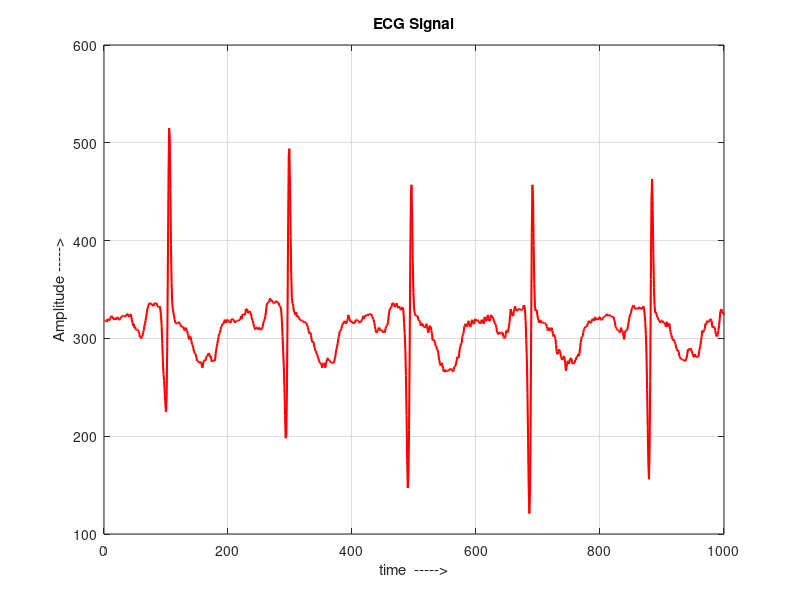

Reproduce this figure in MATLAB.


%  Program V1_11

%%% Generation and Display of ECG signal
%%% Developed by Dr. M. Venu Gopala Rao, 

%%% Email: mvgr03@kluniversity.in,  mvgr03@gmail.com,


clear all; close all; clc;

load ecg_data.mat

t = 1:1000;

figure(1); plot(t,x,'r','LineWidth',1.5);

xlabel('time  ----->');ylabel('Amplitude ----->');

title('ECG Signal');grid on;
